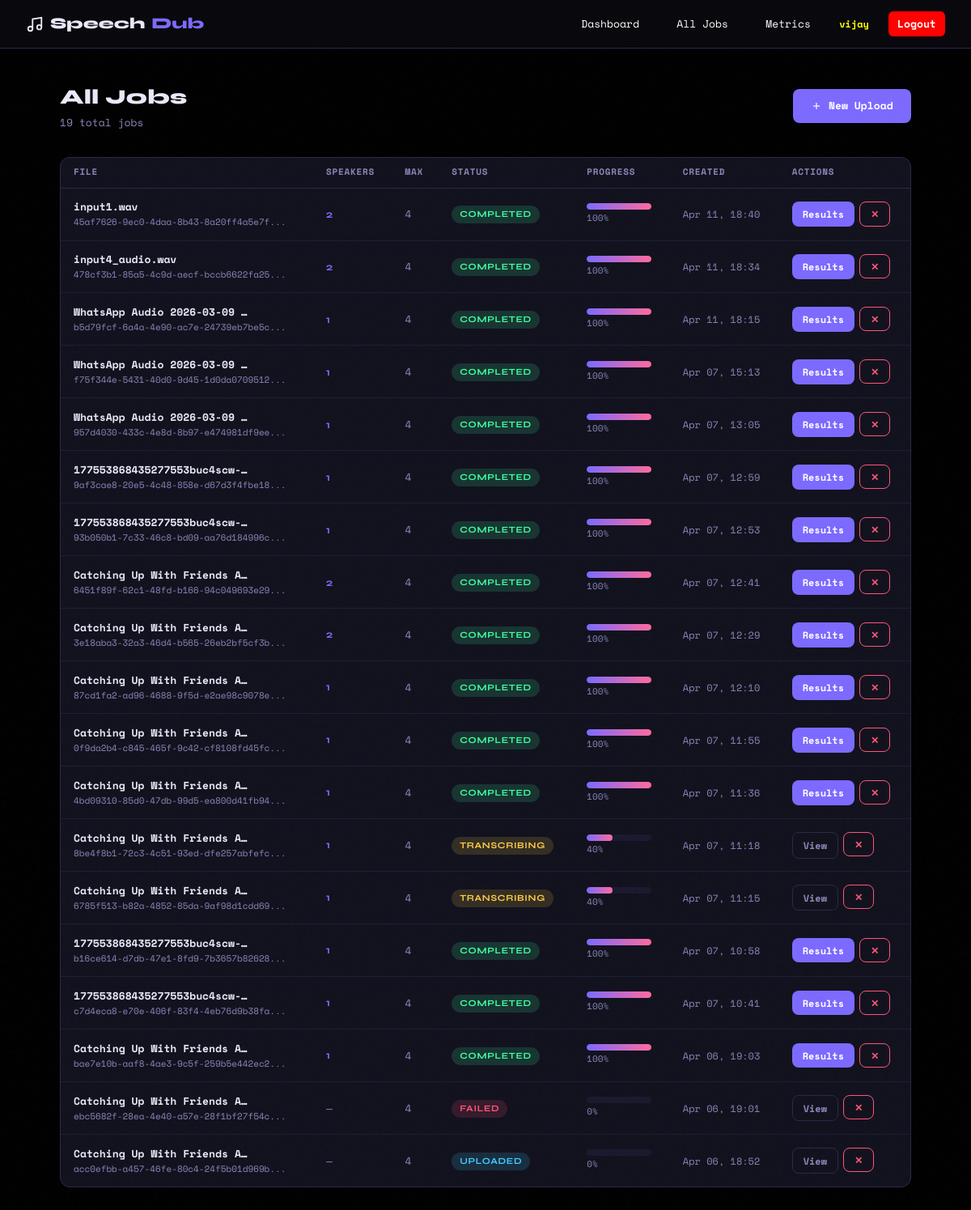
The app's page /jobs/ (signed in) with its own data.
### web/models.py (models this page shows, shortened)
class AudioJob(models.Model):
    STATUS_CHOICES = [
        ('uploaded', 'Uploaded'),
        ('preprocessing', 'Preprocessing'),
        ('diarizing', 'Diarizing'),
        ('transcribing', 'Transcribing'),
        ('translating', 'Translating'),
        ('synthesizing', 'Synthesizing'),
        ('completed', 'Completed'),
        ('failed', 'Failed'),
    ]
    id = models.UUIDField(primary_key=True, default=uuid.uuid4, editable=False)
    user = models.ForeignKey(User, on_delete=models.CASCADE, related_name='audio_jobs')
    original_file = models.FileField(upload_to='uploads/')
    original_filename = models.CharField(max_length=255)
    processed_wav = models.FileField(upload_to='processed/', null=True, blank=True)
    dubbed_audio = models.FileField(upload_to='dubbed/', null=True, blank=True)
    status = models.CharField(max_length=30, choices=STATUS_CHOICES, default='uploaded')
    progress = models.IntegerField(default=0)
    status_message = models.CharField(max_length=500, blank=True)
    num_speakers = models.IntegerField(null=True, blank=True)
    max_speakers = models.IntegerField(default=4)
    transcript = models.JSONField(null=True, blank=True)
    speaker_profiles = models.JSONField(null=True, blank=True)
    error_message = models.TextField(blank=True)
    created_at = models.DateTimeField(auto_now_add=True)
    updated_at = models.DateTimeField(auto_now=True)
    completed_at = models.DateTimeField(null=True, blank=True)
    class Meta:
        ordering = ['-created_at']

### web/views.py (the view)
# urls.py: path('jobs/', views.all_jobs, name='all_jobs'),
@login_required
def all_jobs(request):
    jobs = AudioJob.objects.filter(user=request.user)
    return render(request, 'web/all_jobs.html', {'jobs': jobs})

### web/templates/web/all_jobs.html (shortened to what this page needs)
{% extends 'web/base.html' %}
{% block content %}
<div class="flex items-center justify-between mb-2" style="margin-bottom:2rem;">
  <div>
    <h1 style="font-family:var(--font-head);font-size:1.6rem;font-weight:800;">All Jobs</h1>
    <p class="text-muted" style="font-size:13px;">{{ jobs.count }} total job{{ jobs.count|pluralize }}</p>
  </div>
  <a href="{% url 'dashboard' %}" class="btn btn-primary">
    <svg width="14" height="14" viewBox="0 0 24 24" fill="none" stroke="currentColor" stroke-width="2"><line x1="12" y1="5" x2="12" y2="19"/><line x1="5" y1="12" x2="19" y2="12"/></svg>
    New Upload
  </a>
</div>
<div class="card">
  {% if jobs %}
  <div style="overflow-x:auto;">
    <table>
      <thead>
        <tr>
          <th>File</th>
          <th>Speakers</th>
          <th>Max</th>
          <th>Status</th>
          <th>Progress</th>
          <th>Created</th>
          <th>Actions</th>
        </tr>
      </thead>
      <tbody>
        {% for job in jobs %}
        <tr>
          <td>
            <div style="font-weight:700;max-width:220px;overflow:hidden;text-overflow:ellipsis;white-space:nowrap;">{{ job.original_filename }}</div>
            <div class="text-muted" style="font-size:11px;">{{ job.id|slice:":8" }}...</div>
          </td>
          <td>
            {% if job.num_speakers %}
            <span style="font-family:var(--font-head);font-weight:700;color:var(--accent);">{{ job.num_speakers }}</span>
            {% else %}<span class="text-muted">—</span>{% endif %}
          </td>
          <td class="text-muted">{{ job.max_speakers }}</td>
          <td><span class="badge badge-{{ job.status }}">{{ job.get_status_display }}</span></td>
          <td style="min-width:100px;">
            <div class="progress-wrap" style="width:80px;">
              <div class="progress-bar" style="width:{{ job.progress }}%"></div>
            </div>
            <div style="font-size:11px;color:var(--muted);margin-top:2px;">{{ job.progress }}%</div>
          </td>
          <td class="text-muted" style="font-size:12px;">{{ job.created_at|date:"M d, H:i" }}</td>
          <td>
            <div style="display:flex;gap:.4rem;">
              {% if job.status == 'completed' %}
              <a href="{% url 'job_result' job.id %}" class="btn btn-primary btn-sm">Results</a>
              {% else %}
              <a href="{% url 'job_status' job.id %}" class="btn btn-ghost btn-sm">View</a>
              {% endif %}
              <form method="post" action="{% url 'job_delete' job.id %}" style="display:inline;" onsubmit="return confirm('Delete this job?')">
                <button type="submit" class="btn btn-danger btn-sm">✕</button>
              </form>
            </div>
          </td>
        </tr>
        {% endfor %}
      </tbody>
    </table>
  </div>
  {% else %}
  <div class="card-body text-center text-muted" style="padding:3rem;">
    <div style="font-size:3rem;margin-bottom:1rem;">🎙️</div>
    <p>No jobs yet. <a href="{% url 'dashboard' %}" class="text-accent">Upload your first audio file</a></p>
  </div>
  {% endif %}
</div>
{% endblock %}

### web/templates/web/base.html (shortened to what this page needs)
<!DOCTYPE html>
<html lang="en">
<head>
</head>
<body>
{% block navbar %}
<nav>
  <a href="{% url 'dashboard' %}" class="nav-brand">
    <svg width="22" height="22" viewBox="0 0 24 24" fill="none" stroke="currentColor" stroke-width="2"><path d="M9 18V5l12-2v13"/><circle cx="6" cy="18" r="3"/><circle cx="18" cy="16" r="3"/></svg>
    Speech<span>Dub</span>
  </a>
  {% if user.is_authenticated %}
  <a href="{% url 'dashboard' %}" class="nav-link" style="color: white;">Dashboard</a>
  <a href="{% url 'all_jobs' %}" class="nav-link" style="color: white;">All Jobs</a>
  <a href="{% url 'metrics' %}" class="nav-link" style="color: white;">Metrics</a>
  <span class="text-muted" style="font-size:12px; font-weight: bolder; color: yellow;">{{ user.username }}</span>
  <a href="{% url 'logout' %}" class="nav-link" style="color: rgb(255, 255, 255) !important; font-weight: bold; background-color: red;">Logout</a>
  {% endif %}
</nav>
{% endblock %}
{% block full_page %}
<div class="page">
  {% block content %}{% endblock %}
</div>
{% endblock %}
</body>
</html>

### web/templates/web/base.html (style rules this page uses)
:root { --bg: #000000; --surface: #12121e; --surface2: #1a1a2e; --border: #2a2a4a; --accent: #7c6aff; --accent2: #ff6a9e; --accent3: #6affda; --text: #e8e8f8; --muted: #8888bb; --success: #3dffa0; --warning: #ffcc44; --danger: #ff5577; --info: #44ccff; --radius: 12px; --font-head: 'Syne', sans-serif; --font-mono: 'Space Mono', monospace; }
*, *::before, *::after { box-sizing: border-box; margin: 0; padding: 0; }
html { scroll-behavior: smooth; }
body { background: var(--bg); color: var(--text); font-family: var(--font-mono); font-size: 14px; line-height: 1.6; min-height: 100vh; }
body::before { content: ''; position: fixed; inset: 0; pointer-events: none; z-index: 9999; opacity: 0.4; }
nav { position: sticky; top: 0; z-index: 100; background: rgba(9,9,15,0.92); backdrop-filter: blur(20px); border-bottom: 1px solid var(--border); padding: 0 2rem; display: flex; align-items: center; gap: 1.5rem; height: 60px; }
.nav-brand { font-family: var(--font-head); font-weight: 800; font-size: 1.2rem; color: var(--text); text-decoration: none; display: flex; align-items: center; gap: .5rem; margin-right: auto; }
.nav-brand span { color: var(--accent); }
.nav-link { color: var(--muted); text-decoration: none; font-size: 13px; padding: .3rem .7rem; border-radius: 6px; transition: color .2s, background .2s; }
.page { max-width: 1100px; margin: 0 auto; padding: 2.5rem 1.5rem; }
.card { background: var(--surface); border: 1px solid var(--border); border-radius: var(--radius); overflow: hidden; }
.btn { display: inline-flex; align-items: center; gap: .5rem; padding: .65rem 1.4rem; border-radius: 8px; border: none; cursor: pointer; font-family: var(--font-mono); font-size: 13px; text-decoration: none; transition: all .2s; font-weight: 700; }
.btn-primary { background: var(--accent); color: #fff; }
.btn-danger { background: transparent; border: 1px solid var(--danger); color: var(--danger); }
.btn-ghost { background: transparent; border: 1px solid var(--border); color: var(--muted); }
.btn-sm { padding: .35rem .8rem; font-size: 12px; }
.badge { display: inline-block; padding: 2px 10px; border-radius: 20px; font-size: 11px; font-weight: 700; font-family: var(--font-head); text-transform: uppercase; letter-spacing: .06em; }
.badge-uploaded { background: rgba(68,204,255,.15); color: var(--info); }
.badge-processing, .badge-preprocessing, .badge-diarizing, .badge-transcribing, .badge-translating, .badge-synthesizing { background: rgba(255,204,68,.15); color: var(--warning); }
.badge-completed { background: rgba(61,255,160,.15); color: var(--success); }
.badge-failed { background: rgba(255,85,119,.15); color: var(--danger); }
.progress-wrap { background: var(--surface2); border-radius: 20px; height: 8px; overflow: hidden; }
.progress-bar { height: 100%; border-radius: 20px; background: linear-gradient(90deg, var(--accent), var(--accent2)); transition: width .5s ease; }
table { width: 100%; border-collapse: collapse; font-size: 13px; }
th { color: var(--muted); font-size: 11px; text-transform: uppercase; letter-spacing: .07em; padding: .6rem 1rem; text-align: left; border-bottom: 1px solid var(--border); }
td { padding: .8rem 1rem; border-bottom: 1px solid rgba(42,42,74,.5); vertical-align: middle; }
tr:last-child td { border-bottom: none; }
.text-muted { color: var(--muted); }
.mb-2 { margin-bottom: 1rem; }
.flex { display: flex; }
.items-center { align-items: center; }
.justify-between { justify-content: space-between; }

### records on screen
AudioJob: original_filename "input1.wav", id "45af7626-9ec0-4daa-8b43-8a20ff4a5e7f", num_speakers "2", max_speakers "4", status "COMPLETED", progress "100", created_at "Apr 11, 18:40", shows "Results"
AudioJob: original_filename "input4_audio.wav", id "478cf3b1-85a5-4c9d-aecf-bccb6622fa25", num_speakers "2", max_speakers "4", status "COMPLETED", progress "100", created_at "Apr 11, 18:34", shows "Results"
AudioJob: original_filename "WhatsApp Audio 2026-03-09…", id "b5d79fcf-6a4a-4e90-ac7e-24739eb7be5c", num_speakers "1", max_speakers "4", status "COMPLETED", progress "100", created_at "Apr 11, 18:15", shows "Results"
AudioJob: original_filename "WhatsApp Audio 2026-03-09…", id "f75f344e-5431-40d0-9d45-1d0da0709512", num_speakers "1", max_speakers "4", status "COMPLETED", progress "100", created_at "Apr 07, 15:13", shows "Results"
AudioJob: original_filename "WhatsApp Audio 2026-03-09…", id "957d4030-433c-4e8d-8b97-e474981df9ee", num_speakers "1", max_speakers "4", status "COMPLETED", progress "100", created_at "Apr 07, 13:05", shows "Results"
AudioJob: original_filename "177553868435277553buc4scw-…", id "9af3cae8-20e5-4c48-858e-d67d3f4fbe18", num_speakers "1", max_speakers "4", status "COMPLETED", progress "100", created_at "Apr 07, 12:59", shows "Results"
AudioJob: original_filename "177553868435277553buc4scw-…", id "93b050b1-7c33-46c8-bd09-aa76d184996c", num_speakers "1", max_speakers "4", status "COMPLETED", progress "100", created_at "Apr 07, 12:53", shows "Results"
AudioJob: original_filename "Catching Up With Friends A…", id "6451f89f-62c1-48fd-b166-94c049693e29", num_speakers "2", max_speakers "4", status "COMPLETED", progress "100", created_at "Apr 07, 12:41", shows "Results"
AudioJob: original_filename "Catching Up With Friends A…", id "3e18aba3-32a3-46d4-b565-26eb2bf5cf3b", num_speakers "2", max_speakers "4", status "COMPLETED", progress "100", created_at "Apr 07, 12:29", shows "Results"
AudioJob: original_filename "Catching Up With Friends A…", id "87cd1fa2-ad96-4688-9f5d-e2ae98c9078e", num_speakers "1", max_speakers "4", status "COMPLETED", progress "100", created_at "Apr 07, 12:10", shows "Results"
AudioJob: original_filename "Catching Up With Friends A…", id "0f9da2b4-c845-465f-9c42-cf8108fd45fc", num_speakers "1", max_speakers "4", status "COMPLETED", progress "100", created_at "Apr 07, 11:55", shows "Results"
AudioJob: original_filename "Catching Up With Friends A…", id "4bd09310-85d0-47db-99d5-ea800d41fb94", num_speakers "1", max_speakers "4", status "COMPLETED", progress "100", created_at "Apr 07, 11:36", shows "Results"
AudioJob: original_filename "Catching Up With Friends A…", id "8be4f8b1-72c3-4c51-93ed-dfe257abfefc", num_speakers "1", max_speakers "4", status "TRANSCRIBING", progress "40", created_at "Apr 07, 11:18", shows "View"
AudioJob: original_filename "Catching Up With Friends A…", id "6785f513-b82a-4852-85da-9af98d1cdd69", num_speakers "1", max_speakers "4", status "TRANSCRIBING", progress "40", created_at "Apr 07, 11:15", shows "View"
AudioJob: original_filename "177553868435277553buc4scw-…", id "b16ce614-d7db-47e1-8fd9-7b3657b82628", num_speakers "1", max_speakers "4", status "COMPLETED", progress "100", created_at "Apr 07, 10:58", shows "Results"
AudioJob: original_filename "177553868435277553buc4scw-…", id "c7d4eca8-e70e-406f-83f4-4eb76d9b38fa", num_speakers "1", max_speakers "4", status "COMPLETED", progress "100", created_at "Apr 07, 10:41", shows "Results"
AudioJob: original_filename "Catching Up With Friends A…", id "bae7e10b-aaf8-4ae3-9c5f-259b5e442ec2", num_speakers "1", max_speakers "4", status "COMPLETED", progress "100", created_at "Apr 06, 19:03", shows "Results"
AudioJob: original_filename "Catching Up With Friends A…", id "ebc5682f-28ea-4e40-a57e-28f1bf27f54c", max_speakers "4", status "FAILED", progress "0", created_at "Apr 06, 19:01", shows "View"
AudioJob: original_filename "Catching Up With Friends A…", id "acc0efbb-a457-46fe-80c4-24f5b01d969b", max_speakers "4", status "UPLOADED", progress "0", created_at "Apr 06, 18:52", shows "View"

### other values on screen
{{ user.username }} "vijay"
{{ jobs.count }} "19"
